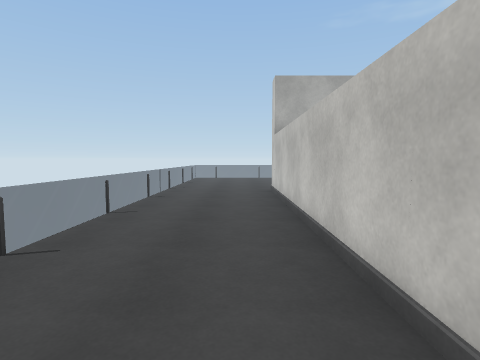
View 1 (above)

22 first-person views from a walk through a scene from a Unity 3-D project. The camera is 1.4 m above the floor, tilts 4° down and sees 80° across. Doors are open. The floor is counted in squares, 1 m on a side. Each view is taken from the middle of a square. On the plan, view 1 faces up. The plan holds only what a view shows up to about 14 squares ahead; the rest is blank. The place goes on beyond the plan. The player is left out. Surface patterns are stand-ins for the level's own textures.

View 2
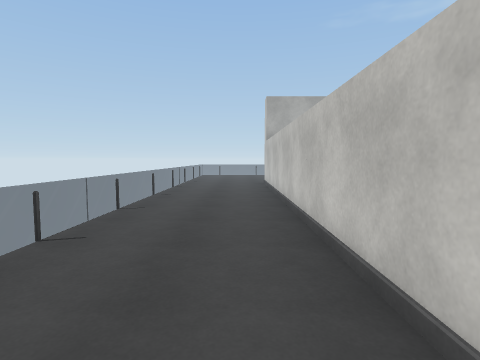

View 3
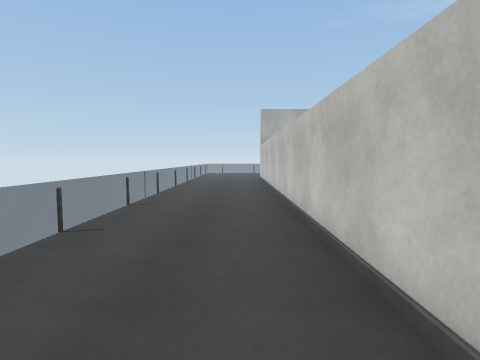

View 4
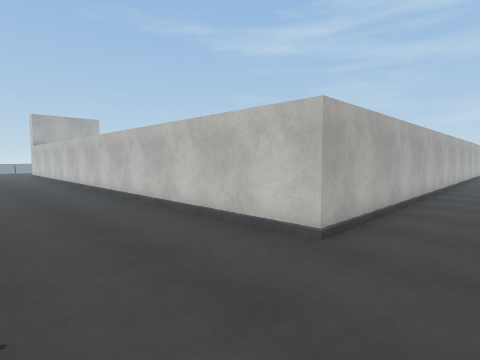

View 5
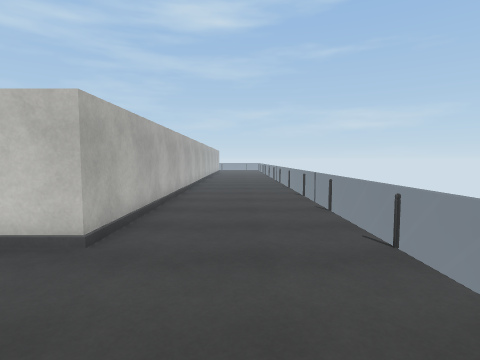

View 6
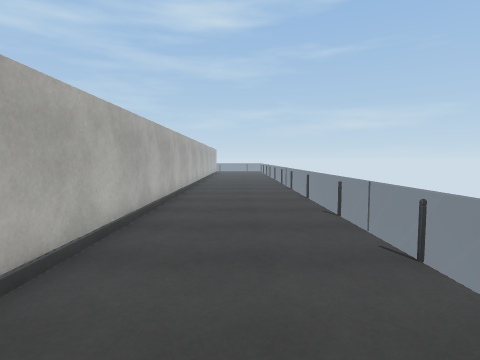

View 7
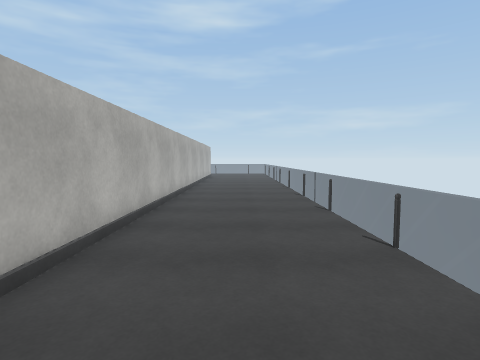

View 8
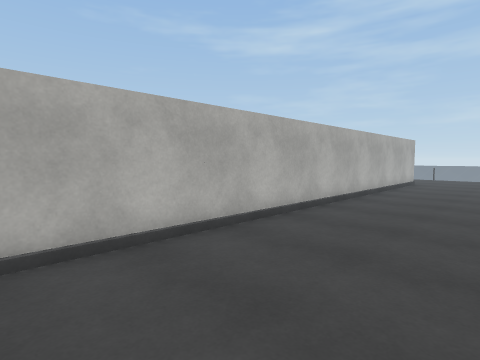

View 9
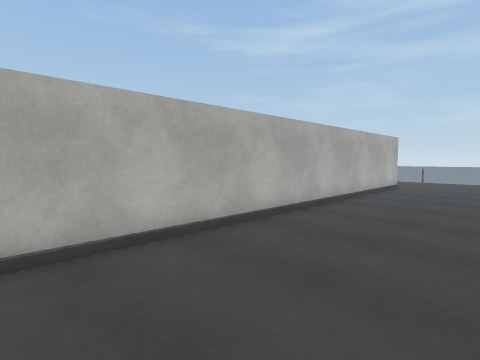

View 10
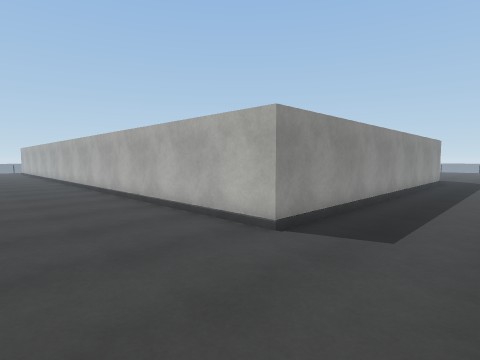

View 11
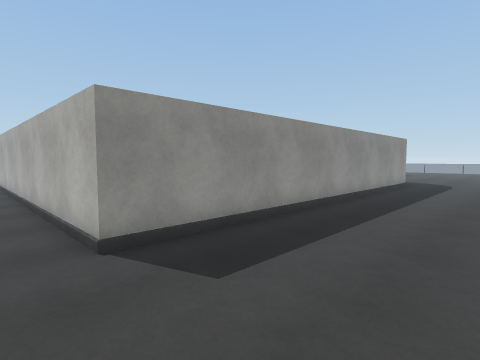

View 12
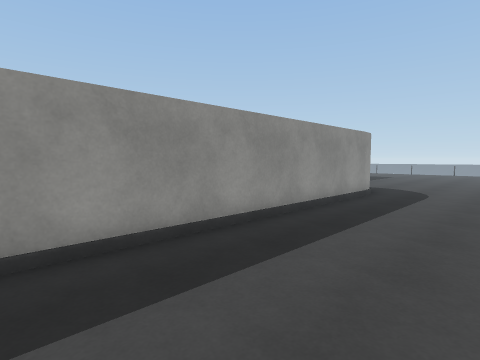

View 13
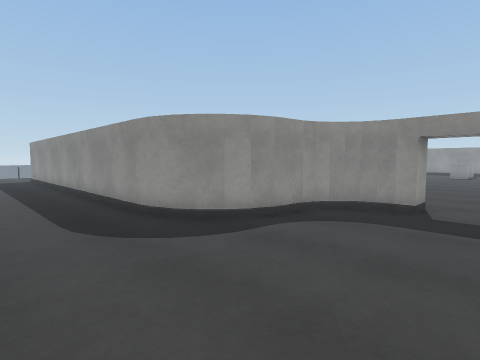

View 14
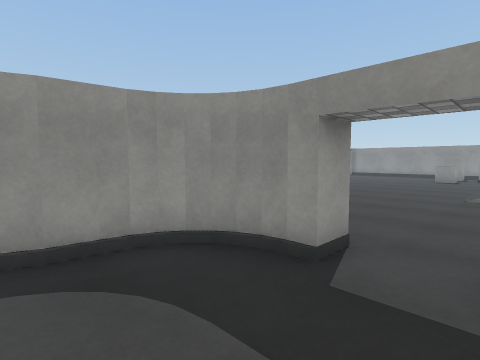

View 15
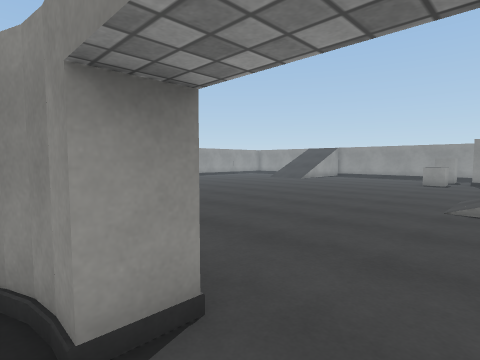

View 16
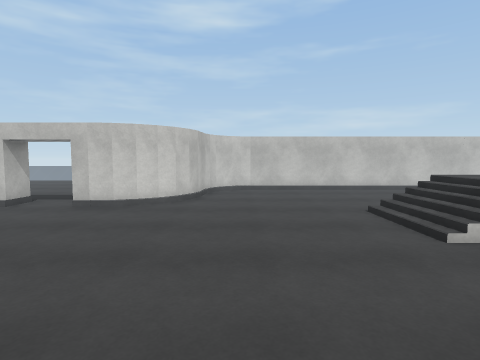

View 17
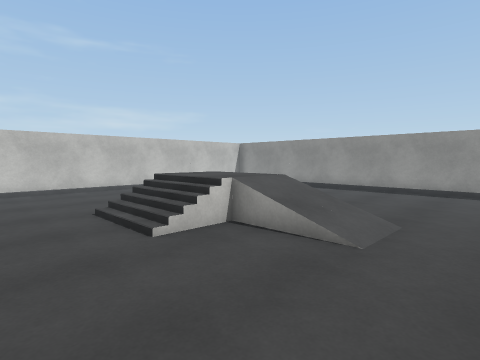

View 18
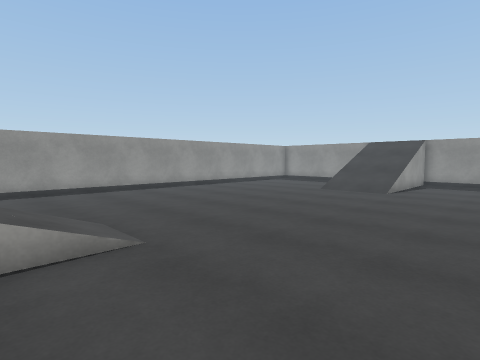

View 19
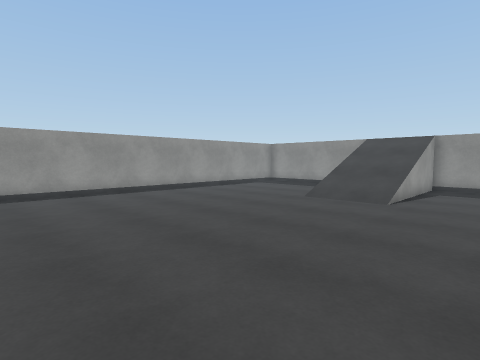

View 20
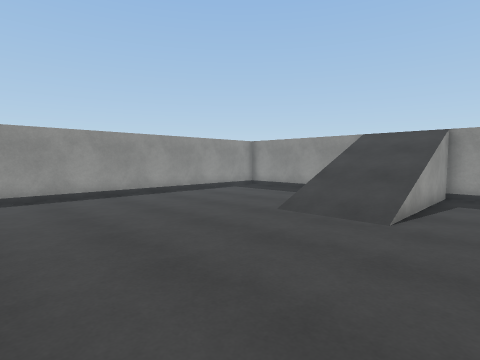

View 21
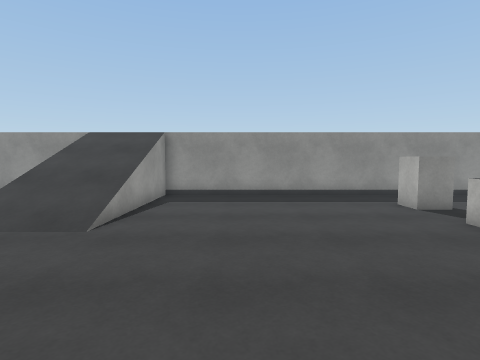

View 22
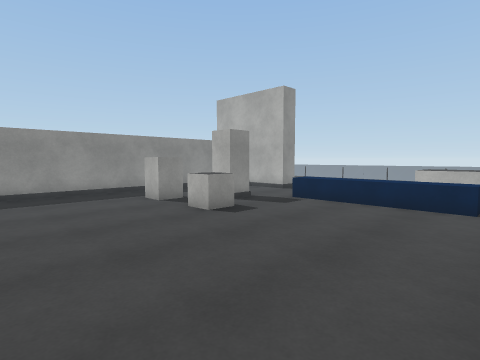

### Floor plan
Key: @ floor where view 1 was taken; # wall or solid block; . main floor; : floor 1 m higher than the main floor; / step, stairs or slope; D open door; = window, fence, low wall or low ledge; ^ raised ledge; B block; O other object.
Columns run from 4 left of view 1 to 36 right of it. Each row starts with its distance up from view 1.
 10  .....#.   ..^^^^^^      .....D....... .
  9  .....#.   O.......////.......D........
  8 =.....#    O..................D.........
  7 =.....#..OO.BB................#.........
  6  .....#..OO.BB................##........
  5  .....#........................####.....
  4 =.....#...........................##....
  3  .....#............................#....
  2  .....#............................#....
  1 =.....#............................#....
  0  ...@.#............................#....
 -1  .....#...................////.....#....
 -2 =.....#//////.............//// ....#....
 -3 =.....#//////..........///:     ...#.....
 -4  .....#//////..........///:      ..#.....
 -5  .....#//////...........           #.....
 -6   ....#   ...............          #.....
 -7   ....# ..................         #.....
 -8   ....# ...................        #.....
 -9  .....#  ...................       #.....
-10  .....#   ..................       #.....
-11  .....#    .................       #.....
-12  .....##############################.....
-13  .......................................
-14   .......................................
-15  . .....................................
-16    ....................................
-17    ........................      ..... .
-18      ==  =  =  ==  =  =

Where each view was taken, in squares from view 1:
view 1: 0 up, 0 right, facing up
view 2: 4 down, 0 right, facing up
view 3: 8 down, 0 right, facing up
view 4: 15 down, 3 left, facing up-right
view 5: 15 down, 3 left, facing right
view 6: 15 down, 1 right, facing right
view 7: 15 down, 7 right, facing right
view 8: 17 down, 13 right, facing up-right
view 9: 17 down, 16 right, facing up-right
view 10: 17 down, 35 right, facing up-left
view 11: 14 down, 36 right, facing up-left
view 12: 9 down, 36 right, facing up-left
view 13: 10 up, 35 right, facing down-left
view 14: 10 up, 30 right, facing down-left
view 15: 10 up, 27 right, facing down-left
view 16: 3 up, 17 right, facing right
view 17: 2 up, 17 right, facing down-right
view 18: 2 up, 21 right, facing down-left
view 19: 1 up, 18 right, facing down-left
view 20: 0 up, 15 right, facing down-left
view 21: 1 up, 14 right, facing left
view 22: 1 up, 15 right, facing up-left
